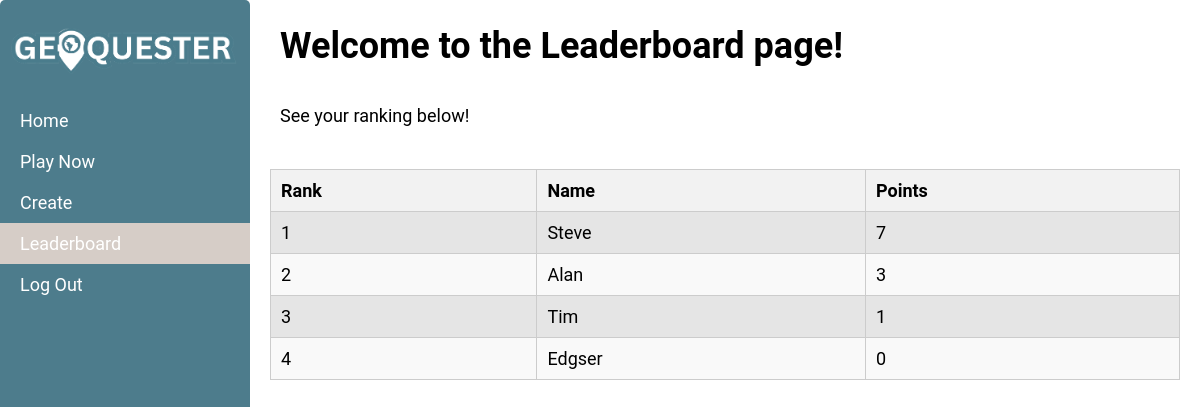
Before: /leaderboard (signed in) with the older database file.
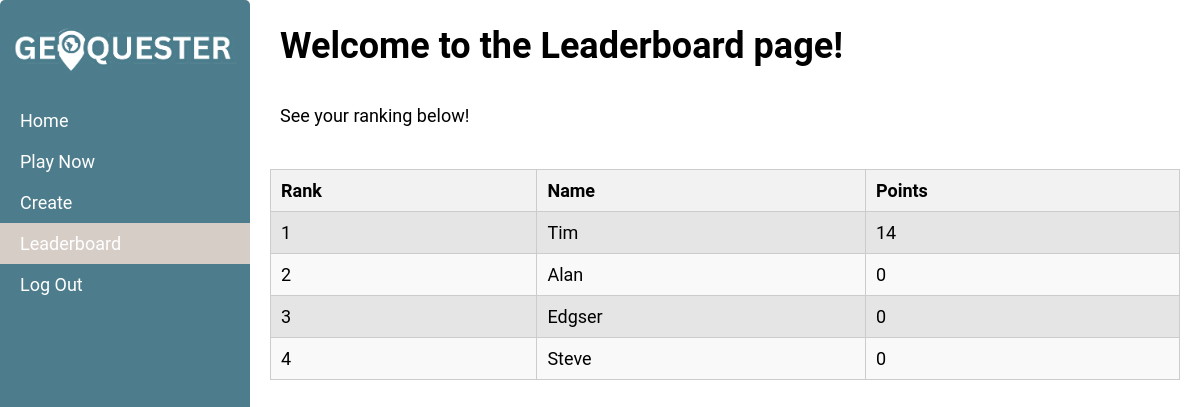
After: the same page with the newer database file.
### app/models.py (models this page shows, shortened)
class UsersInfo(UserMixin, db.Model):
    id: so.Mapped[int] = so.mapped_column(primary_key = True, autoincrement=True)
    name: so.Mapped[str] = so.mapped_column(sa.String(64), index = True)
    surname: so.Mapped[str] = so.mapped_column(sa.String(64), index = True)
    email: so.Mapped[str] = so.mapped_column(sa.String(120), index=True, unique=True)
    password: so.Mapped[str] = so.mapped_column(sa.String(64), index = True)
    city: so.Mapped[str] = so.mapped_column(sa.String(64), index = True)
    suburb: so.Mapped[str] = so.mapped_column(sa.String(64), index = True)
    writer: so.WriteOnlyMapped['Quests'] = so.relationship(back_populates='creator')
    player_tracker = so.relationship('PlayerTracker', back_populates='user')
    completeduser: so.Mapped['CompletedQuests'] = so.relationship(back_populates="questuser")

### app/routes.py (the view)
@app.route('/leaderboard')
def leaderboard():
    user_city = current_user.city
    players_info = UsersInfo.query.filter_by(city=user_city).all()
    players_with_points = []
    for player_info in players_info:
        player = PlayerTracker.query.filter_by(user_id=player_info.id).first()
        if player:
            players_with_points.append({'name': player_info.name, 'points': player.points})
    sorted_players = sorted(players_with_points, key=lambda x: x['points'], reverse=True)
    return render_template('leaderboard.html', city=user_city, players=sorted_players)

### app/models.py (called while the page is built)
@login.user_loader
def load_user(id):
    return db.session.get(UsersInfo, id)

### app/templates/leaderboard.html (shortened to what this page needs)
<!DOCTYPE html>
<html lang="en">
<head>
    <link rel="stylesheet" href="{{ url_for('static', filename = 'css/base.css') }}">
</head>
<body>
<div class="dashboard">
    <div class="sidebar">
        <div class="logo">
            <img src="{{ url_for('static', filename = 'css/logo.png') }}" alt="Logo" width="230" height="60">
        </div>
        <div class="menu">
            <a href="user">Home</a>
            <a href="play">Play Now</a>
            <a href="create">Create</a>
            <a href="leaderboard" class="active">Leaderboard</a>
            <a href="logout">Log Out</a>
        </div>
    </div>
    <div class="main-content">
        <div class="header">
            <h1>Welcome to the Leaderboard page!</h1><br>
            <p>See your ranking below!</p>
        </div>
        <div class="tables">
            <table>
                <thead>
                    <tr>
                        <th>Rank</th>
                        <th>Name</th>
                        <th>Points</th>
                    </tr>
                </thead>
                <tbody>
                    {% for player in players %}
                    <tr>
                        <td>{{ loop.index }}</td>
                        <td>{{ player.name }}</td>
                        <td>{{ player.points }}</td>
                    </tr>
                    {% endfor %}
                </tbody>
            </table>
        </div>
    </div>
</div>
</body>
</html>

### app/static/css/base.css (style rules this page uses)
body, html { padding: 0; font-family: 'Roboto', sans-serif; font-size: 18px; height: 100%; margin: 0; background-image: url('map.png'); background-size: cover; position: relative; background-attachment: fixed; }
.dashboard { display: flex; height: 100%; }
.sidebar { position: fixed; top: 0; width: 250px; background-color: #4d7c8c; color: #fff; padding-top: 20px; min-height: 100%; flex-grow: 1; border-radius: 5px; }
.logo img { display: block; margin: 0 auto; }
.menu { padding-top: 20px; font-size: 18px; }
.menu a { display: block; padding: 10px 20px; color: #fff; text-decoration: none; transition: background-color 0.3s ease; }
.menu a.active { background-color: #d6cdc7; }
.main-content { flex: 1; padding: 20px; display: flex; flex-direction: column; justify-content: top; margin-left: 250px; }
.header h1 { margin-top: 0; color: black; display: inline-block; padding: 5px 10px; background-color: rgb(255,255,255,0.5); border-radius: 5px; margin-bottom: 10px; }
.header p { color: black; display: inline-block; padding: 5px 10px; background-color: rgb(255,255,255,0.5); border-radius: 5px; }
.tables { margin-top: 20px; }
.tables table { width: 100%; border-collapse: collapse; }
.tables th, .tables td { padding: 10px; border: 1px solid #ccc; width: auto; }
.tables th { background-color: #f2f2f2; text-align: left; }
.tables tr { text-align: left; font-size: 18px; font-family: 'Roboto', sans-serif; }
.tables tbody tr:nth-child(even) { background-color: #f9f9f9; }
.tables tbody tr:nth-child(odd) { background-color: #e5e5e5; }

Changed rows visible on the page:
shown differently, row unchanged: UsersInfo "Tim": points "1" → "14"; moves up the list
shown differently, row unchanged: UsersInfo "Alan": points "3" → "0"; moves down the list
changed UsersInfo "Edgser": moves up the list
changed UsersInfo "Steve": points "7" → "0"
